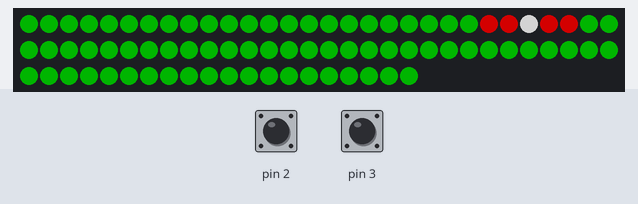
The sketch below on a simulated Arduino Uno, built with avr-gcc and run on an emulated ATmega328P. Parts: 80 RGB LEDs in strip order, left to right, continuing on the next row. Inputs (shaded band) come from the test bench; at power-on: pin 3 HIGH, pin 2 HIGH. Dim RGB values are drawn brighter than linear; what the sketch prints to the serial monitor is not drawn.

1.3 s: pin 3 pulled LOW for 0.15 s
Above: at 1.46 s.
4.3 s: pin 2 pulled LOW for 0.15 s
5.9 s: pin 3 pulled LOW for 1 s
Timing chart, 0 to 8.9 s (numbered marks = the images above; inputs shaded):
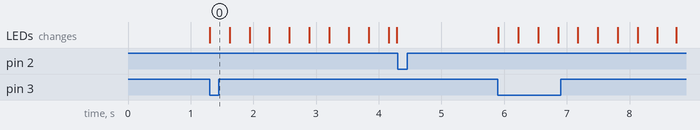

The sketch:

ChaseTheLight.ino
```cpp
#include "Arduino.h"
#include "FastLED.h"

#define LED_PIN     7
#define NUM_LEDS    80
#define BRIGHTNESS  125  //max 255
#define LED_TYPE    WS2811
#define COLOR_ORDER GRB

#define FillColour  CRGB::Green
#define LedOne  CRGB::Red
#define LedTwo CRGB::Red
#define LedThree  CRGB::White
#define LedFour  CRGB::Red
#define LedFive  CRGB::Red
#define DelayBetweenSteps	15

int StopSmash,GoSmash,StopGo=0;

CRGB leds[NUM_LEDS];


void setup()
{
	FastLED.addLeds<LED_TYPE, LED_PIN, COLOR_ORDER>(leds, NUM_LEDS).setCorrection( TypicalLEDStrip );
	FastLED.setBrightness(BRIGHTNESS);
	pinMode(2, INPUT_PULLUP);
	pinMode(3, INPUT_PULLUP);
	Serial.begin(9600);
}


void loop()
{
	turnTheWheel();

}


void turnTheWheel() //main program
{
		for (int LED = 0; LED < NUM_LEDS; ++ LED)
		{
			StopSmash = digitalRead(2);
			GoSmash = digitalRead(3);
			if (!StopSmash)
			{
				StopGo = LOW;
			}
			else if (!GoSmash && StopSmash)
			{
				StopGo = HIGH;
			}
			if (StopGo==HIGH)
			{
				fill_solid(leds, NUM_LEDS, FillColour);

				if (LED==NUM_LEDS-4)
				{
					leds[LED] = LedOne;
					leds[LED+1] = LedTwo;
					leds[LED+2] = LedThree;
					leds[LED+3] = LedFour;
					leds[0] = LedFive;
				}
				else if (LED==NUM_LEDS-3)
				{
					leds[LED] = LedOne;
					leds[LED+1] = LedTwo;
					leds[LED+2] = LedThree;
					leds[0] = LedFour;
					leds[1] = LedFive;
				}
				else if (LED==NUM_LEDS-2)
				{
					leds[LED] = LedOne;
					leds[LED+1] = LedTwo;
					leds[0] = LedThree;
					leds[1] = LedFour;
					leds[2] = LedFive;
				}
				else if (LED==NUM_LEDS-1)
				{
					leds[LED] = LedOne;
					leds[0] = LedTwo;
					leds[1] = LedThree;
					leds[2] = LedFour;
					leds[3] = LedFive;
				}
				else
				{
					leds[LED] = LedOne;
					leds[LED+1] = LedTwo;
					leds[LED+2] = LedThree;
					leds[LED+3] = LedFour;
					leds[LED+4] = LedFive;
				}
				FastLED.show();
				delay(DelayBetweenSteps);
			}
			Serial.print(StopGo);
			Serial.print(GoSmash);
			Serial.println(StopSmash);
		}
}
```

Measured:
- after the input at 1.3 s, the LEDs: change at once (image 0)
- after the input at 4.3 s, every drawn part: stays the same
